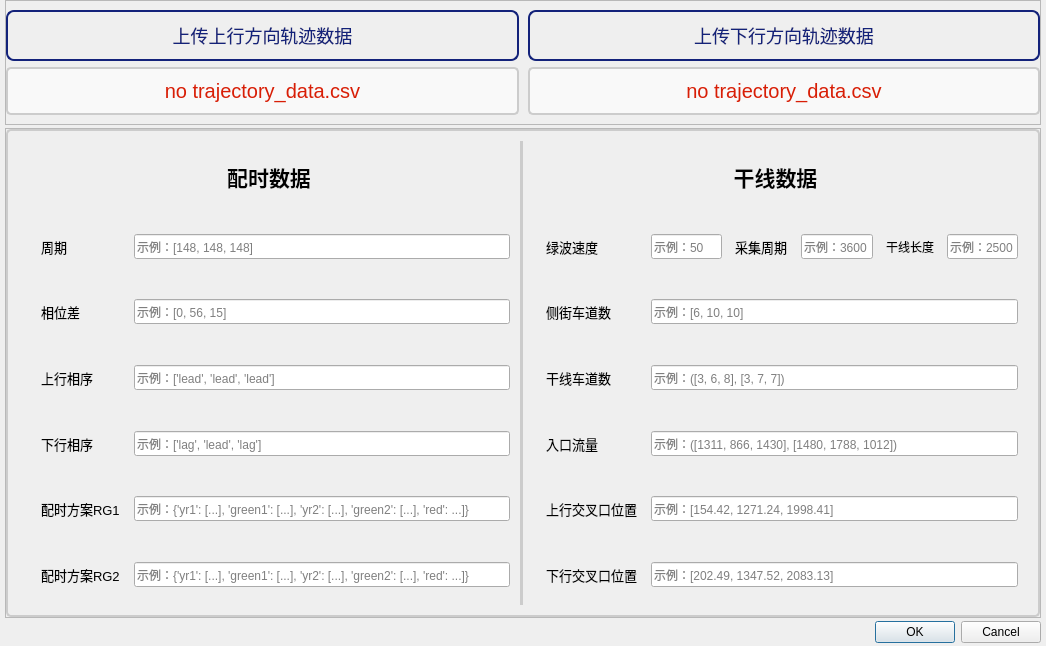
<?xml version="1.0" encoding="UTF-8"?>
<ui version="4.0">
 <class>Dialog</class>
 <widget class="QDialog" name="Dialog">
  <property name="geometry">
   <rect>
    <x>0</x>
    <y>0</y>
    <width>1046</width>
    <height>646</height>
   </rect>
  </property>
  <property name="windowTitle">
   <string>上传数据</string>
  </property>
  <property name="windowIcon">
   <iconset>
    <normaloff>../icon_main/upload_data.png</normaloff>../icon_main/upload_data.png</iconset>
  </property>
  <layout class="QVBoxLayout" name="verticalLayout">
   <property name="spacing">
    <number>3</number>
   </property>
   <property name="leftMargin">
    <number>5</number>
   </property>
   <property name="topMargin">
    <number>0</number>
   </property>
   <property name="rightMargin">
    <number>5</number>
   </property>
   <property name="bottomMargin">
    <number>3</number>
   </property>
   <item>
    <widget class="QFrame" name="frame_5">
     <property name="maximumSize">
      <size>
       <width>16777215</width>
       <height>130</height>
      </size>
     </property>
     <property name="frameShape">
      <enum>QFrame::StyledPanel</enum>
     </property>
     <property name="frameShadow">
      <enum>QFrame::Raised</enum>
     </property>
     <layout class="QGridLayout" name="gridLayout">
      <property name="leftMargin">
       <number>0</number>
      </property>
      <property name="topMargin">
       <number>9</number>
      </property>
      <property name="rightMargin">
       <number>0</number>
      </property>
      <property name="bottomMargin">
       <number>9</number>
      </property>
      <property name="horizontalSpacing">
       <number>9</number>
      </property>
      <property name="verticalSpacing">
       <number>6</number>
      </property>
      <item row="2" column="1">
       <widget class="QLabel" name="label_2">
        <property name="minimumSize">
         <size>
          <width>0</width>
          <height>0</height>
         </size>
        </property>
        <property name="maximumSize">
         <size>
          <width>16777215</width>
          <height>16777215</height>
         </size>
        </property>
        <property name="font">
         <font>
          <pointsize>-1</pointsize>
         </font>
        </property>
        <property name="styleSheet">
         <string notr="true">QLabel {
  font-size: 20px;
  color: #d81e06;
  background-color: #f9f9f9;
  border: 2px solid #ccc;
  padding: 10px;
  border-radius: 5px;
  transition: background-color 0.3s ease, color 0.3s ease; /* 平滑过渡 */
}

</string>
        </property>
        <property name="text">
         <string>no trajectory_data.csv</string>
        </property>
        <property name="alignment">
         <set>Qt::AlignCenter</set>
        </property>
       </widget>
      </item>
      <item row="2" column="0">
       <widget class="QLabel" name="label">
        <property name="minimumSize">
         <size>
          <width>0</width>
          <height>0</height>
         </size>
        </property>
        <property name="maximumSize">
         <size>
          <width>16777215</width>
          <height>16777215</height>
         </size>
        </property>
        <property name="font">
         <font>
          <pointsize>-1</pointsize>
         </font>
        </property>
        <property name="styleSheet">
         <string notr="true">QLabel {
  font-size: 20px;
  color: #d81e06;
  background-color: #f9f9f9;
  border: 2px solid #ccc;
  padding: 10px;
  border-radius: 5px;
  transition: background-color 0.3s ease, color 0.3s ease; /* 平滑过渡 */
}

</string>
        </property>
        <property name="text">
         <string>no trajectory_data.csv</string>
        </property>
        <property name="alignment">
         <set>Qt::AlignCenter</set>
        </property>
       </widget>
      </item>
      <item row="0" column="1">
       <widget class="QPushButton" name="upload_outbound">
        <property name="maximumSize">
         <size>
          <width>16777215</width>
          <height>16777215</height>
         </size>
        </property>
        <property name="font">
         <font>
          <pointsize>-1</pointsize>
         </font>
        </property>
        <property name="styleSheet">
         <string notr="true">QPushButton {
  background-color: transparent; /* 透明背景 */
  border: 2px solid #13227a; /* 边框颜色 */
  color: #13227a; /* 文字颜色 */
  border-radius: 8px;
  padding: 10px 20px;
  font-size: 18px;
}

QPushButton:hover {
  background-color: #87a7d6; /* 悬停时的背景颜色 */
  color:  #13227a; /* 悬停时的文字颜色 */
}</string>
        </property>
        <property name="text">
         <string>上传下行方向轨迹数据</string>
        </property>
        <property name="icon">
         <iconset>
          <normaloff>../icon_main/upload.png</normaloff>../icon_main/upload.png</iconset>
        </property>
        <property name="iconSize">
         <size>
          <width>22</width>
          <height>22</height>
         </size>
        </property>
       </widget>
      </item>
      <item row="0" column="0">
       <widget class="QPushButton" name="upload_inbound">
        <property name="maximumSize">
         <size>
          <width>16777215</width>
          <height>16777215</height>
         </size>
        </property>
        <property name="font">
         <font>
          <pointsize>-1</pointsize>
         </font>
        </property>
        <property name="styleSheet">
         <string notr="true">QPushButton {
  background-color: transparent; /* 透明背景 */
  border: 2px solid #13227a; /* 边框颜色 */
  color: #13227a; /* 文字颜色 */
  border-radius: 8px;
  padding: 10px 20px;
  font-size: 18px;
}

QPushButton:hover {
  background-color: #87a7d6; /* 悬停时的背景颜色 */
  color:  #13227a; /* 悬停时的文字颜色 */
}</string>
        </property>
        <property name="text">
         <string>上传上行方向轨迹数据</string>
        </property>
        <property name="icon">
         <iconset>
          <normaloff>../icon_main/upload.png</normaloff>../icon_main/upload.png</iconset>
        </property>
        <property name="iconSize">
         <size>
          <width>22</width>
          <height>22</height>
         </size>
        </property>
       </widget>
      </item>
     </layout>
     <zorder>label</zorder>
     <zorder>upload_outbound</zorder>
     <zorder>label_2</zorder>
     <zorder>upload_inbound</zorder>
    </widget>
   </item>
   <item>
    <widget class="QFrame" name="frame_3">
     <property name="styleSheet">
      <string notr="true"/>
     </property>
     <property name="frameShape">
      <enum>QFrame::StyledPanel</enum>
     </property>
     <property name="frameShadow">
      <enum>QFrame::Raised</enum>
     </property>
     <layout class="QGridLayout" name="gridLayout_2">
      <property name="leftMargin">
       <number>0</number>
      </property>
      <property name="topMargin">
       <number>0</number>
      </property>
      <property name="rightMargin">
       <number>0</number>
      </property>
      <property name="bottomMargin">
       <number>0</number>
      </property>
      <property name="spacing">
       <number>0</number>
      </property>
      <item row="0" column="0">
       <widget class="QFrame" name="frame">
        <property name="styleSheet">
         <string notr="true">QFrame {
  border: 2px solid #ccc;
  padding: 10px;
  border-radius: 5px;
}

</string>
        </property>
        <property name="frameShape">
         <enum>QFrame::StyledPanel</enum>
        </property>
        <property name="frameShadow">
         <enum>QFrame::Raised</enum>
        </property>
        <layout class="QHBoxLayout" name="horizontalLayout">
         <property name="spacing">
          <number>0</number>
         </property>
         <property name="leftMargin">
          <number>0</number>
         </property>
         <property name="topMargin">
          <number>0</number>
         </property>
         <property name="rightMargin">
          <number>0</number>
         </property>
         <property name="bottomMargin">
          <number>0</number>
         </property>
         <item>
          <widget class="QFrame" name="frame_2">
           <property name="maximumSize">
            <size>
             <width>16777215</width>
             <height>16777215</height>
            </size>
           </property>
           <property name="styleSheet">
            <string notr="true">QFrame {
  border: 0px ;
}</string>
           </property>
           <property name="frameShape">
            <enum>QFrame::StyledPanel</enum>
           </property>
           <property name="frameShadow">
            <enum>QFrame::Raised</enum>
           </property>
           <layout class="QGridLayout" name="gridLayout_3">
            <property name="leftMargin">
             <number>0</number>
            </property>
            <property name="topMargin">
             <number>0</number>
            </property>
            <property name="rightMargin">
             <number>0</number>
            </property>
            <property name="bottomMargin">
             <number>0</number>
            </property>
            <property name="spacing">
             <number>0</number>
            </property>
            <item row="11" column="0">
             <spacer name="verticalSpacer_4">
              <property name="orientation">
               <enum>Qt::Vertical</enum>
              </property>
              <property name="sizeHint" stdset="0">
               <size>
                <width>20</width>
                <height>40</height>
               </size>
              </property>
             </spacer>
            </item>
            <item row="12" column="1">
             <widget class="QLineEdit" name="signal_RG1_input">
              <property name="minimumSize">
               <size>
                <width>0</width>
                <height>25</height>
               </size>
              </property>
              <property name="placeholderText">
               <string>示例：{'yr1': [...], 'green1': [...], 'yr2': [...], 'green2': [...], 'red': ...]}</string>
              </property>
             </widget>
            </item>
            <item row="8" column="1">
             <widget class="QLineEdit" name="inbound_phase_input">
              <property name="minimumSize">
               <size>
                <width>0</width>
                <height>25</height>
               </size>
              </property>
              <property name="placeholderText">
               <string>示例：['lead', 'lead', 'lead']</string>
              </property>
             </widget>
            </item>
            <item row="5" column="0">
             <spacer name="verticalSpacer_11">
              <property name="orientation">
               <enum>Qt::Vertical</enum>
              </property>
              <property name="sizeHint" stdset="0">
               <size>
                <width>20</width>
                <height>40</height>
               </size>
              </property>
             </spacer>
            </item>
            <item row="6" column="0">
             <widget class="QLabel" name="label_5">
              <property name="font">
               <font>
                <pointsize>10</pointsize>
               </font>
              </property>
              <property name="text">
               <string>相位差</string>
              </property>
             </widget>
            </item>
            <item row="13" column="0">
             <spacer name="verticalSpacer_5">
              <property name="orientation">
               <enum>Qt::Vertical</enum>
              </property>
              <property name="sizeHint" stdset="0">
               <size>
                <width>20</width>
                <height>40</height>
               </size>
              </property>
             </spacer>
            </item>
            <item row="2" column="0">
             <widget class="QLabel" name="label_17">
              <property name="font">
               <font>
                <pointsize>10</pointsize>
               </font>
              </property>
              <property name="text">
               <string>周期</string>
              </property>
             </widget>
            </item>
            <item row="7" column="0">
             <spacer name="verticalSpacer_2">
              <property name="orientation">
               <enum>Qt::Vertical</enum>
              </property>
              <property name="sizeHint" stdset="0">
               <size>
                <width>20</width>
                <height>40</height>
               </size>
              </property>
             </spacer>
            </item>
            <item row="14" column="1">
             <widget class="QLineEdit" name="signal_RG2_input">
              <property name="minimumSize">
               <size>
                <width>0</width>
                <height>25</height>
               </size>
              </property>
              <property name="placeholderText">
               <string>示例：{'yr1': [...], 'green1': [...], 'yr2': [...], 'green2': [...], 'red': ...]}</string>
              </property>
             </widget>
            </item>
            <item row="12" column="0">
             <widget class="QLabel" name="label_8">
              <property name="font">
               <font>
                <pointsize>10</pointsize>
               </font>
              </property>
              <property name="text">
               <string>配时方案RG1</string>
              </property>
             </widget>
            </item>
            <item row="10" column="0">
             <widget class="QLabel" name="label_7">
              <property name="font">
               <font>
                <pointsize>10</pointsize>
               </font>
              </property>
              <property name="text">
               <string>下行相序</string>
              </property>
             </widget>
            </item>
            <item row="6" column="1">
             <widget class="QLineEdit" name="offset_input">
              <property name="minimumSize">
               <size>
                <width>0</width>
                <height>25</height>
               </size>
              </property>
              <property name="placeholderText">
               <string>示例：[0, 56, 15]</string>
              </property>
             </widget>
            </item>
            <item row="0" column="0" colspan="2">
             <widget class="QLabel" name="label_3">
              <property name="maximumSize">
               <size>
                <width>16777215</width>
                <height>50</height>
               </size>
              </property>
              <property name="font">
               <font>
                <pointsize>12</pointsize>
               </font>
              </property>
              <property name="text">
               <string>&lt;html&gt;&lt;head/&gt;&lt;body&gt;&lt;p&gt;&lt;span style=&quot; font-size:16pt; font-weight:700;&quot;&gt;配时数据&lt;/span&gt;&lt;/p&gt;&lt;/body&gt;&lt;/html&gt;</string>
              </property>
              <property name="textFormat">
               <enum>Qt::AutoText</enum>
              </property>
              <property name="scaledContents">
               <bool>false</bool>
              </property>
              <property name="alignment">
               <set>Qt::AlignCenter</set>
              </property>
              <property name="wordWrap">
               <bool>false</bool>
              </property>
             </widget>
            </item>
            <item row="14" column="0">
             <widget class="QLabel" name="label_9">
              <property name="font">
               <font>
                <pointsize>10</pointsize>
               </font>
              </property>
              <property name="text">
               <string>配时方案RG2</string>
              </property>
             </widget>
            </item>
            <item row="8" column="0">
             <widget class="QLabel" name="label_6">
              <property name="font">
               <font>
                <pointsize>10</pointsize>
               </font>
              </property>
              <property name="text">
               <string>上行相序</string>
              </property>
             </widget>
            </item>
            <item row="10" column="1">
             <widget class="QLineEdit" name="outbound_phase_input">
              <property name="minimumSize">
               <size>
                <width>0</width>
                <height>25</height>
               </size>
              </property>
              <property name="placeholderText">
               <string>示例：['lag', 'lead', 'lag']</string>
              </property>
             </widget>
            </item>
            <item row="9" column="0">
             <spacer name="verticalSpacer_3">
              <property name="orientation">
               <enum>Qt::Vertical</enum>
              </property>
              <property name="sizeHint" stdset="0">
               <size>
                <width>20</width>
                <height>40</height>
               </size>
              </property>
             </spacer>
            </item>
            <item row="1" column="0">
             <spacer name="verticalSpacer">
              <property name="orientation">
               <enum>Qt::Vertical</enum>
              </property>
              <property name="sizeHint" stdset="0">
               <size>
                <width>20</width>
                <height>40</height>
               </size>
              </property>
             </spacer>
            </item>
            <item row="2" column="1">
             <widget class="QLineEdit" name="cycle_input">
              <property name="minimumSize">
               <size>
                <width>0</width>
                <height>25</height>
               </size>
              </property>
              <property name="inputMask">
               <string/>
              </property>
              <property name="readOnly">
               <bool>false</bool>
              </property>
              <property name="placeholderText">
               <string>示例：[148, 148, 148]</string>
              </property>
             </widget>
            </item>
           </layout>
          </widget>
         </item>
         <item>
          <widget class="Line" name="line">
           <property name="orientation">
            <enum>Qt::Vertical</enum>
           </property>
          </widget>
         </item>
         <item>
          <widget class="QFrame" name="frame_4">
           <property name="maximumSize">
            <size>
             <width>505</width>
             <height>16777215</height>
            </size>
           </property>
           <property name="styleSheet">
            <string notr="true">QFrame {
  border: 0px solid #ccc;
}

</string>
           </property>
           <property name="frameShape">
            <enum>QFrame::StyledPanel</enum>
           </property>
           <property name="frameShadow">
            <enum>QFrame::Raised</enum>
           </property>
           <layout class="QGridLayout" name="gridLayout_4">
            <property name="leftMargin">
             <number>0</number>
            </property>
            <property name="topMargin">
             <number>0</number>
            </property>
            <property name="rightMargin">
             <number>0</number>
            </property>
            <property name="bottomMargin">
             <number>0</number>
            </property>
            <property name="spacing">
             <number>0</number>
            </property>
            <item row="10" column="0">
             <widget class="QLabel" name="label_11">
              <property name="font">
               <font>
                <pointsize>10</pointsize>
               </font>
              </property>
              <property name="text">
               <string>干线车道数</string>
              </property>
             </widget>
            </item>
            <item row="12" column="0">
             <widget class="QLabel" name="label_12">
              <property name="font">
               <font>
                <pointsize>10</pointsize>
               </font>
              </property>
              <property name="text">
               <string>入口流量</string>
              </property>
             </widget>
            </item>
            <item row="11" column="0">
             <spacer name="verticalSpacer_8">
              <property name="orientation">
               <enum>Qt::Vertical</enum>
              </property>
              <property name="sizeHint" stdset="0">
               <size>
                <width>20</width>
                <height>40</height>
               </size>
              </property>
             </spacer>
            </item>
            <item row="3" column="0" colspan="7">
             <widget class="QLabel" name="label_4">
              <property name="maximumSize">
               <size>
                <width>16777215</width>
                <height>50</height>
               </size>
              </property>
              <property name="text">
               <string>&lt;html&gt;&lt;head/&gt;&lt;body&gt;&lt;p&gt;&lt;span style=&quot; font-size:16pt; font-weight:700;&quot;&gt;干线数据&lt;/span&gt;&lt;/p&gt;&lt;/body&gt;&lt;/html&gt;</string>
              </property>
              <property name="alignment">
               <set>Qt::AlignCenter</set>
              </property>
             </widget>
            </item>
            <item row="8" column="0">
             <spacer name="verticalSpacer_7">
              <property name="orientation">
               <enum>Qt::Vertical</enum>
              </property>
              <property name="sizeHint" stdset="0">
               <size>
                <width>20</width>
                <height>40</height>
               </size>
              </property>
             </spacer>
            </item>
            <item row="4" column="0">
             <spacer name="verticalSpacer_12">
              <property name="orientation">
               <enum>Qt::Vertical</enum>
              </property>
              <property name="sizeHint" stdset="0">
               <size>
                <width>20</width>
                <height>40</height>
               </size>
              </property>
             </spacer>
            </item>
            <item row="17" column="0">
             <spacer name="verticalSpacer_10">
              <property name="orientation">
               <enum>Qt::Vertical</enum>
              </property>
              <property name="sizeHint" stdset="0">
               <size>
                <width>20</width>
                <height>40</height>
               </size>
              </property>
             </spacer>
            </item>
            <item row="19" column="1" colspan="6">
             <widget class="QLineEdit" name="outboundinter_loc_input">
              <property name="minimumSize">
               <size>
                <width>0</width>
                <height>25</height>
               </size>
              </property>
              <property name="placeholderText">
               <string>示例：[202.49, 1347.52, 2083.13]</string>
              </property>
             </widget>
            </item>
            <item row="5" column="6">
             <widget class="QLineEdit" name="arterial_length_input">
              <property name="minimumSize">
               <size>
                <width>0</width>
                <height>25</height>
               </size>
              </property>
              <property name="placeholderText">
               <string>示例：2500</string>
              </property>
             </widget>
            </item>
            <item row="15" column="0">
             <spacer name="verticalSpacer_9">
              <property name="orientation">
               <enum>Qt::Vertical</enum>
              </property>
              <property name="sizeHint" stdset="0">
               <size>
                <width>20</width>
                <height>40</height>
               </size>
              </property>
             </spacer>
            </item>
            <item row="5" column="0">
             <widget class="QLabel" name="label_14">
              <property name="font">
               <font>
                <pointsize>10</pointsize>
               </font>
              </property>
              <property name="text">
               <string>绿波速度</string>
              </property>
             </widget>
            </item>
            <item row="7" column="0">
             <widget class="QLabel" name="label_15">
              <property name="font">
               <font>
                <pointsize>10</pointsize>
               </font>
              </property>
              <property name="text">
               <string>侧街车道数</string>
              </property>
             </widget>
            </item>
            <item row="12" column="1" colspan="6">
             <widget class="QLineEdit" name="veh_volumes_input">
              <property name="minimumSize">
               <size>
                <width>0</width>
                <height>25</height>
               </size>
              </property>
              <property name="placeholderText">
               <string>示例：([1311, 866, 1430], [1480, 1788, 1012])</string>
              </property>
             </widget>
            </item>
            <item row="6" column="0">
             <spacer name="verticalSpacer_6">
              <property name="orientation">
               <enum>Qt::Vertical</enum>
              </property>
              <property name="sizeHint" stdset="0">
               <size>
                <width>20</width>
                <height>40</height>
               </size>
              </property>
             </spacer>
            </item>
            <item row="10" column="1" colspan="6">
             <widget class="QLineEdit" name="arterial_lanenum_input">
              <property name="minimumSize">
               <size>
                <width>0</width>
                <height>25</height>
               </size>
              </property>
              <property name="placeholderText">
               <string>示例：([3, 6, 8], [3, 7, 7])</string>
              </property>
             </widget>
            </item>
            <item row="5" column="2">
             <widget class="QLabel" name="label_16">
              <property name="font">
               <font>
                <pointsize>10</pointsize>
               </font>
              </property>
              <property name="text">
               <string>采集周期</string>
              </property>
             </widget>
            </item>
            <item row="5" column="1">
             <widget class="QLineEdit" name="green_speed_input">
              <property name="minimumSize">
               <size>
                <width>0</width>
                <height>25</height>
               </size>
              </property>
              <property name="placeholderText">
               <string>示例：50</string>
              </property>
             </widget>
            </item>
            <item row="5" column="4">
             <widget class="QLabel" name="label_10">
              <property name="text">
               <string>干线长度</string>
              </property>
             </widget>
            </item>
            <item row="16" column="1" colspan="6">
             <widget class="QLineEdit" name="inboundinter_loc_input">
              <property name="minimumSize">
               <size>
                <width>0</width>
                <height>25</height>
               </size>
              </property>
              <property name="placeholderText">
               <string>示例：[154.42, 1271.24, 1998.41]</string>
              </property>
             </widget>
            </item>
            <item row="7" column="1" colspan="6">
             <widget class="QLineEdit" name="side_lanenum_input">
              <property name="minimumSize">
               <size>
                <width>0</width>
                <height>25</height>
               </size>
              </property>
              <property name="placeholderText">
               <string>示例：[6, 10, 10]</string>
              </property>
             </widget>
            </item>
            <item row="16" column="0">
             <widget class="QLabel" name="label_13">
              <property name="maximumSize">
               <size>
                <width>140</width>
                <height>16777215</height>
               </size>
              </property>
              <property name="font">
               <font>
                <pointsize>10</pointsize>
               </font>
              </property>
              <property name="text">
               <string>上行交叉口位置</string>
              </property>
             </widget>
            </item>
            <item row="19" column="0">
             <widget class="QLabel" name="label_18">
              <property name="font">
               <font>
                <pointsize>10</pointsize>
               </font>
              </property>
              <property name="text">
               <string>下行交叉口位置</string>
              </property>
             </widget>
            </item>
            <item row="5" column="3">
             <widget class="QLineEdit" name="collect_data_period_input_2">
              <property name="minimumSize">
               <size>
                <width>0</width>
                <height>25</height>
               </size>
              </property>
              <property name="placeholderText">
               <string>示例：3600</string>
              </property>
             </widget>
            </item>
           </layout>
          </widget>
         </item>
        </layout>
       </widget>
      </item>
     </layout>
    </widget>
   </item>
   <item>
    <widget class="QDialogButtonBox" name="buttonBox">
     <property name="orientation">
      <enum>Qt::Horizontal</enum>
     </property>
     <property name="standardButtons">
      <set>QDialogButtonBox::Cancel|QDialogButtonBox::Ok</set>
     </property>
    </widget>
   </item>
  </layout>
 </widget>
 <resources/>
 <connections>
  <connection>
   <sender>buttonBox</sender>
   <signal>accepted()</signal>
   <receiver>Dialog</receiver>
   <slot>accept()</slot>
   <hints>
    <hint type="sourcelabel">
     <x>248</x>
     <y>254</y>
    </hint>
    <hint type="destinationlabel">
     <x>157</x>
     <y>274</y>
    </hint>
   </hints>
  </connection>
  <connection>
   <sender>buttonBox</sender>
   <signal>rejected()</signal>
   <receiver>Dialog</receiver>
   <slot>reject()</slot>
   <hints>
    <hint type="sourcelabel">
     <x>316</x>
     <y>260</y>
    </hint>
    <hint type="destinationlabel">
     <x>286</x>
     <y>274</y>
    </hint>
   </hints>
  </connection>
 </connections>
</ui>
